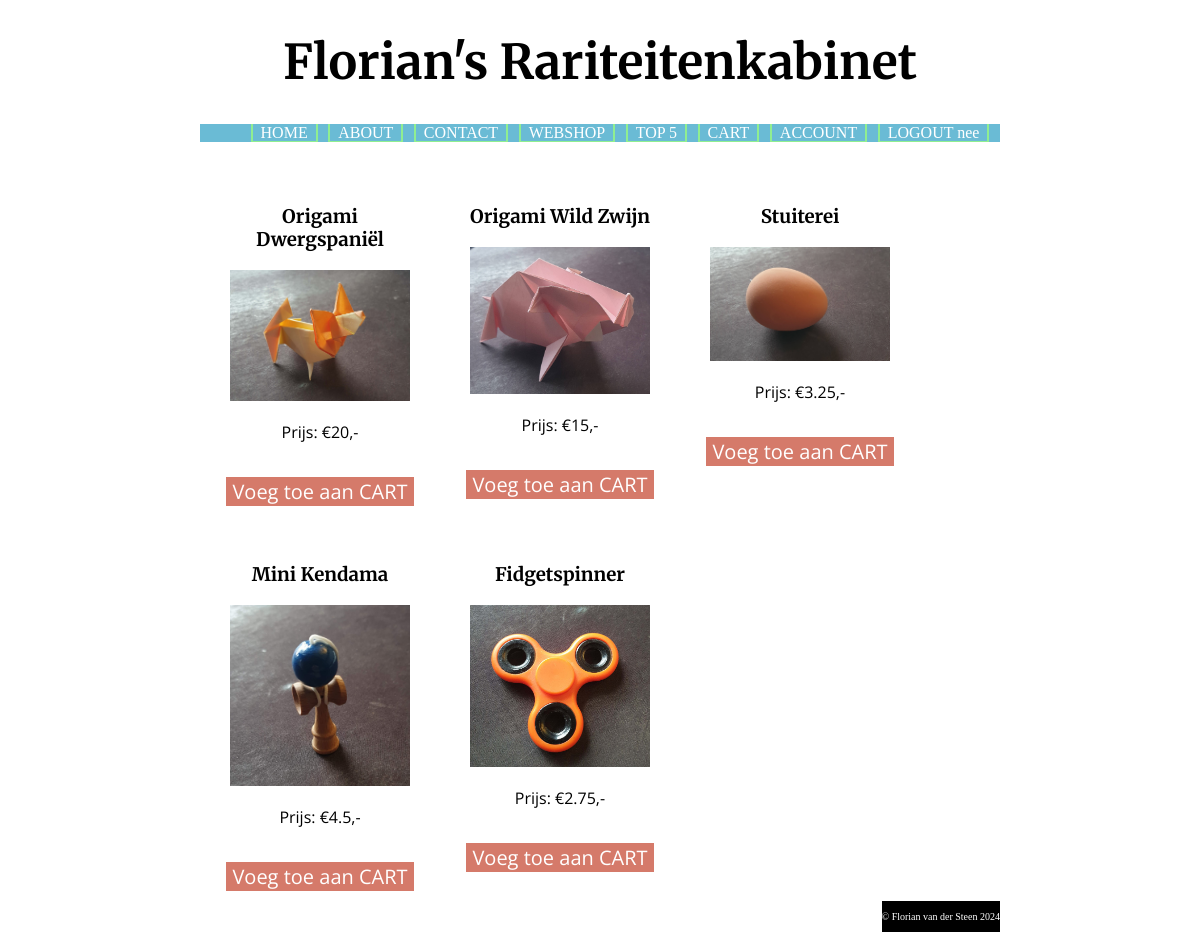
The app's page /index.php?page=shop (signed in) with its own data.
### tables this page shows
CREATE TABLE `products` (
  `id` int(11) NOT NULL,
  `name` text NOT NULL,
  `description` text NOT NULL,
  `price` int(255) NOT NULL,
  `fname` text NOT NULL
);

### controllers/PageController.php (called while the page is built, shortened)
<?php
require_once("models/PageModel.php");
class PageController {
    private $model;
    public function __construct() {
        $this->model = new PageModel(NULL);
    }
    public function handleRequest() {
        $this->processRequest();
        $this->showResponse();
    }
    private function getRequest() {
        $this->model->getRequestedPage();
    }
    private function processRequest() {
        switch ($this->model->page) {
            case "shop":
                require_once("models/ProductModel.php");
                $this->model = new ProductModel($this->model);
                $this->model->getProducts();
                $this->model->handleCartAction();
                break;
        }
    }
    private function showResponse() {
        $this->model->createMenu();
        $this->model->setTitle();
        $view = NULL;
        switch ($this->model->page) {
            case "shop":
                include_once("views/ShopDoc.php");
                $view = new ShopDoc($this->model);
                break;
        }
        $view->show();
    }
}

### index.php (called while the page is built, shortened)
<?php
require_once("controllers/PageController.php");
$controller = new PageController();
$controller -> handleRequest();

### models/ProductModel.php (called while the page is built, shortened)
<?php
require_once("PageModel.php");
class ProductModel extends PageModel {
    public function getProducts() {
        include_once(__DIR__ . "/../communication.php");
        try {
            $this->products = getProducts();
        }
        catch (Exception $e) {
            $this->errors["general"] = "Er is een technische storing. Probeer het later nogmaals.";
            $this->logError("Shop load failed. MySQL err:" . $e->getMessage());
        }
        $this->loggedIn = $this->sessionManager->isUserLoggedIn();
    }
}

### communication.php (called while the page is built, shortened)
<?php
function makeDataBaseConnection() {
    $servername = getenv("MYSQL_FLORIAN_WEBSHOP_HOST");
    $dbname = getenv("MYSQL_FLORIAN_WEBSHOP_DATABASE");
    $username = getenv("MYSQL_FLORIAN_WEBSHOP_USER");
    $password = getenv("MYSQL_FLORIAN_WEBSHOP_PASSWORD");
    $conn = mysqli_connect($servername, $username, $password, $dbname);
    return $conn;
}
function executeDataBaseQuery($query, $conn) {
    $result = mysqli_query($conn, $query);
    return $result;
}
function getProducts() {
    $conn = makeDataBaseConnection();
    try {
        $query = "SELECT * FROM products";
        $result = executeDataBaseQuery($query, $conn);
        $products = array();
        while($row = mysqli_fetch_assoc($result)) {
            $products[$row["id"]] = array("id"=> $row["id"], "name"=>$row["name"], "description"=>$row["description"], "price"=>$row["price"], "fname"=>$row["fname"]);
        }
        return $products;
    }
    finally {
        mysqli_close($conn);
    }
}

### models/PageModel.php (called while the page is built, shortened)
<?php
require_once("SessionManager.php");
class PageModel {
    public function __construct($copy) {
        if (empty($copy)) {
            $this->sessionManager = new SessionManager();
        }
        else {
            $this->sessionManager = $copy->sessionManager;
        }
    }
}

### SessionManager.php (called while the page is built, shortened)
<?php
class SessionManager {
    private function getSessionVar($key, $default="") {
        if (isset($_SESSION[$key])) {
            return $_SESSION[$key];
        }
        return $default;
    }
    public function isUserLoggedIn() {
        return !empty($this->getSessionVar('email'));
    }
}

### views/ShopDoc.php (the view)
<?php
require "ProductDoc.php";
class ShopDoc extends ProductDoc {
    protected function showContent() {
        $products = $this->model->products;
        echo '<div class="product-list">';
        foreach($products as $id=>$product) {
            echo '<div class="product">';
            echo '<a class="product" href="index.php?page=detail&detail=' . $id . '"><div class="product">' . PHP_EOL;
            echo '<h3>' . $product["name"] . '</h3>' . PHP_EOL;
            echo '<img src="Images/' . $product["fname"] . '" alt="' . $product["description"] . '">';
            echo '<p>Prijs: &euro;' . $product["price"] / 100  . ',-</p>';
            echo '</div></a>' . PHP_EOL;
            if ($this->model->loggedIn) {
                $this->showActionButton("addToCart", "shop", "cartAddButton", "Voeg toe aan CART", $id);
            }
            echo "</div>";
        }
        echo '</div>';
    }
}

### views/ProductDoc.php (shortened to what this page needs)
<?php
require "BasicDoc.php";
abstract class ProductDoc extends BasicDoc {
    protected function showActionButton ($action, $processPage, $buttonId, $buttonText, $productId=NULL, $k=NULL) {
            echo '<form action="' . htmlspecialchars($_SERVER['PHP_SELF']) . '" method="POST">';
            echo '<input id="' . $buttonId . '" type="submit" value="' . $buttonText . '">
        </form>';
    }
}

### css/styles.css (style rules this page uses)
body { width: 800px; margin: auto; background-color: white; }
h2, h3, h4 { font-family: "Merriweather", serif; }
form { font-family: "Open Sans", sans-serif; }
input, select, textarea { width: 400px; display: inline-block; }
input[type=radio], .radio, input[type=submit] { width: auto; }
.product-list { display: flex; flex-wrap: wrap; align-content: flex-start; }
.product { flex-grow: 0; flex-shrink: 0; flex-basis: calc(30% - 20px); margin: 10px; text-align: center; text-decoration: none; color: black; }
.product img { width: 90%; height: 90%; }
.product p { font-family: "Open Sans", sans-serif; }
.product a, .cart-list a { color: inherit; }
.detail-info input, .product-list input, #purchaseButton { border: none; font-family: "Open Sans", sans-serif; background-color: #D57A6A; color: white; font-size: 20px; }

### records on screen
products: name "Origami Dwergspaniël", fname (picture), $product['price']/100 "20"
products: name "Origami Wild Zwijn", fname (picture), $product['price']/100 "15"
products: name "Stuiterei", fname (picture), $product['price']/100 "3.25"
products: name "Mini Kendama", fname (picture), $product['price']/100 "4.5"
products: name "Fidgetspinner", fname (picture), $product['price']/100 "2.75"

### other values on screen
$label "HOME"
$label "ABOUT"
$label "CONTACT"
$label "WEBSHOP"
$label "TOP 5"
$label "CART"
$label "ACCOUNT"
$label "LOGOUT nee"
